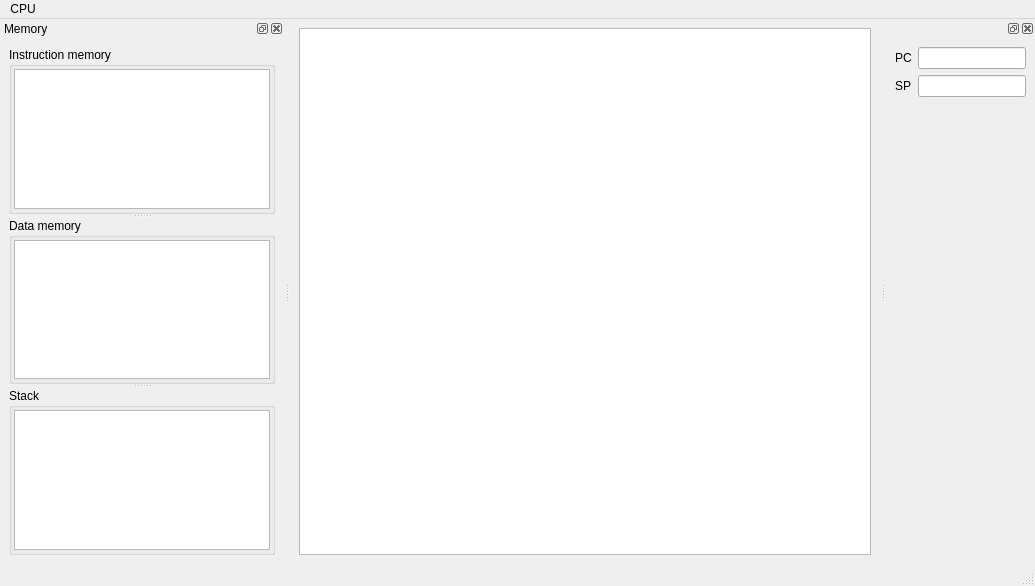
<?xml version="1.0" encoding="UTF-8"?>
<ui version="4.0">
 <class>MainWindow</class>
 <widget class="QMainWindow" name="MainWindow">
  <property name="geometry">
   <rect>
    <x>0</x>
    <y>0</y>
    <width>1035</width>
    <height>586</height>
   </rect>
  </property>
  <property name="windowTitle">
   <string>MainWindow</string>
  </property>
  <widget class="QWidget" name="centralwidget">
   <layout class="QHBoxLayout" name="horizontalLayout">
    <item>
     <widget class="QTextEdit" name="textEdit"/>
    </item>
   </layout>
  </widget>
  <widget class="QMenuBar" name="menubar">
   <property name="geometry">
    <rect>
     <x>0</x>
     <y>0</y>
     <width>1035</width>
     <height>27</height>
    </rect>
   </property>
   <widget class="QMenu" name="menuCPU">
    <property name="title">
     <string>CPU</string>
    </property>
    <addaction name="actionStep"/>
   </widget>
   <addaction name="menuCPU"/>
  </widget>
  <widget class="QStatusBar" name="statusbar"/>
  <widget class="QDockWidget" name="dockWidget">
   <property name="windowTitle">
    <string>Memory</string>
   </property>
   <attribute name="dockWidgetArea">
    <number>1</number>
   </attribute>
   <widget class="QWidget" name="dockWidgetContents">
    <layout class="QVBoxLayout" name="verticalLayout">
     <item>
      <widget class="QSplitter" name="splitter">
       <property name="orientation">
        <enum>Qt::Vertical</enum>
       </property>
       <widget class="QGroupBox" name="groupBox">
        <property name="title">
         <string>Instruction memory</string>
        </property>
        <layout class="QVBoxLayout" name="verticalLayout_4">
         <property name="spacing">
          <number>2</number>
         </property>
         <property name="leftMargin">
          <number>2</number>
         </property>
         <property name="topMargin">
          <number>2</number>
         </property>
         <property name="rightMargin">
          <number>2</number>
         </property>
         <property name="bottomMargin">
          <number>2</number>
         </property>
         <item>
          <widget class="QTableView" name="imemoryTable"/>
         </item>
        </layout>
       </widget>
       <widget class="QGroupBox" name="groupBox_2">
        <property name="title">
         <string>Data memory</string>
        </property>
        <layout class="QVBoxLayout" name="verticalLayout_2">
         <property name="spacing">
          <number>2</number>
         </property>
         <property name="leftMargin">
          <number>2</number>
         </property>
         <property name="topMargin">
          <number>2</number>
         </property>
         <property name="rightMargin">
          <number>2</number>
         </property>
         <property name="bottomMargin">
          <number>2</number>
         </property>
         <item>
          <widget class="QTableView" name="dmemoryTable"/>
         </item>
        </layout>
       </widget>
       <widget class="QGroupBox" name="groupBox_3">
        <property name="title">
         <string>Stack</string>
        </property>
        <layout class="QVBoxLayout" name="verticalLayout_3">
         <property name="spacing">
          <number>2</number>
         </property>
         <property name="leftMargin">
          <number>2</number>
         </property>
         <property name="topMargin">
          <number>2</number>
         </property>
         <property name="rightMargin">
          <number>2</number>
         </property>
         <property name="bottomMargin">
          <number>2</number>
         </property>
         <item>
          <widget class="QTableView" name="tableView_3"/>
         </item>
        </layout>
       </widget>
      </widget>
     </item>
    </layout>
   </widget>
  </widget>
  <widget class="QDockWidget" name="dockWidget_2">
   <attribute name="dockWidgetArea">
    <number>2</number>
   </attribute>
   <widget class="QWidget" name="dockWidgetContents_2">
    <layout class="QFormLayout" name="formLayout">
     <item row="0" column="0">
      <widget class="QLabel" name="label">
       <property name="text">
        <string>PC</string>
       </property>
      </widget>
     </item>
     <item row="0" column="1">
      <widget class="QLineEdit" name="lineEdit"/>
     </item>
     <item row="1" column="0">
      <widget class="QLabel" name="label_2">
       <property name="text">
        <string>SP</string>
       </property>
      </widget>
     </item>
     <item row="1" column="1">
      <widget class="QLineEdit" name="lineEdit_2"/>
     </item>
    </layout>
   </widget>
  </widget>
  <action name="actionStep">
   <property name="text">
    <string>Step</string>
   </property>
  </action>
 </widget>
 <resources/>
 <connections/>
</ui>
